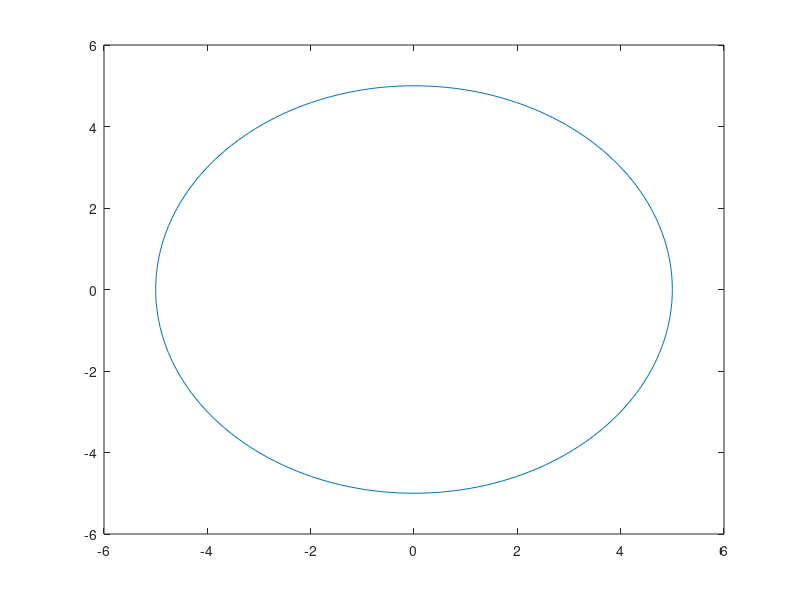

Here is the MATLAB script that generated this plot: (Note: this script raises an error after producing the figure.)
x=0;
y=0;
r=5;
th = 0:pi/100:2*pi;
xunit = r * cos(th) + x;
yunit = r * sin(th) + y;
plot(xunit, yunit);
for th=0:pi/100:2*pi
    xunit = r * cos(th) + x;
yunit = r * sin(th) + y;
syms p q;    
eq1=(p-10)^2+(q-10)^2==21*21;
    eq2=(p-xunit)^2+(q-yunit)^2==21*21;
    a=[eq1, eq2];
    b=[p, q];
    S=solve(a,b);
    hold on
    i=double(S.p(2));
    j=double(S.q(2));
    g=[10,i,xunit];
    h=[10,j,yunit];
    u=animatedline(g,h);
    pause(0.001)
    clearpoints(u)
   
    
end
hold off
    